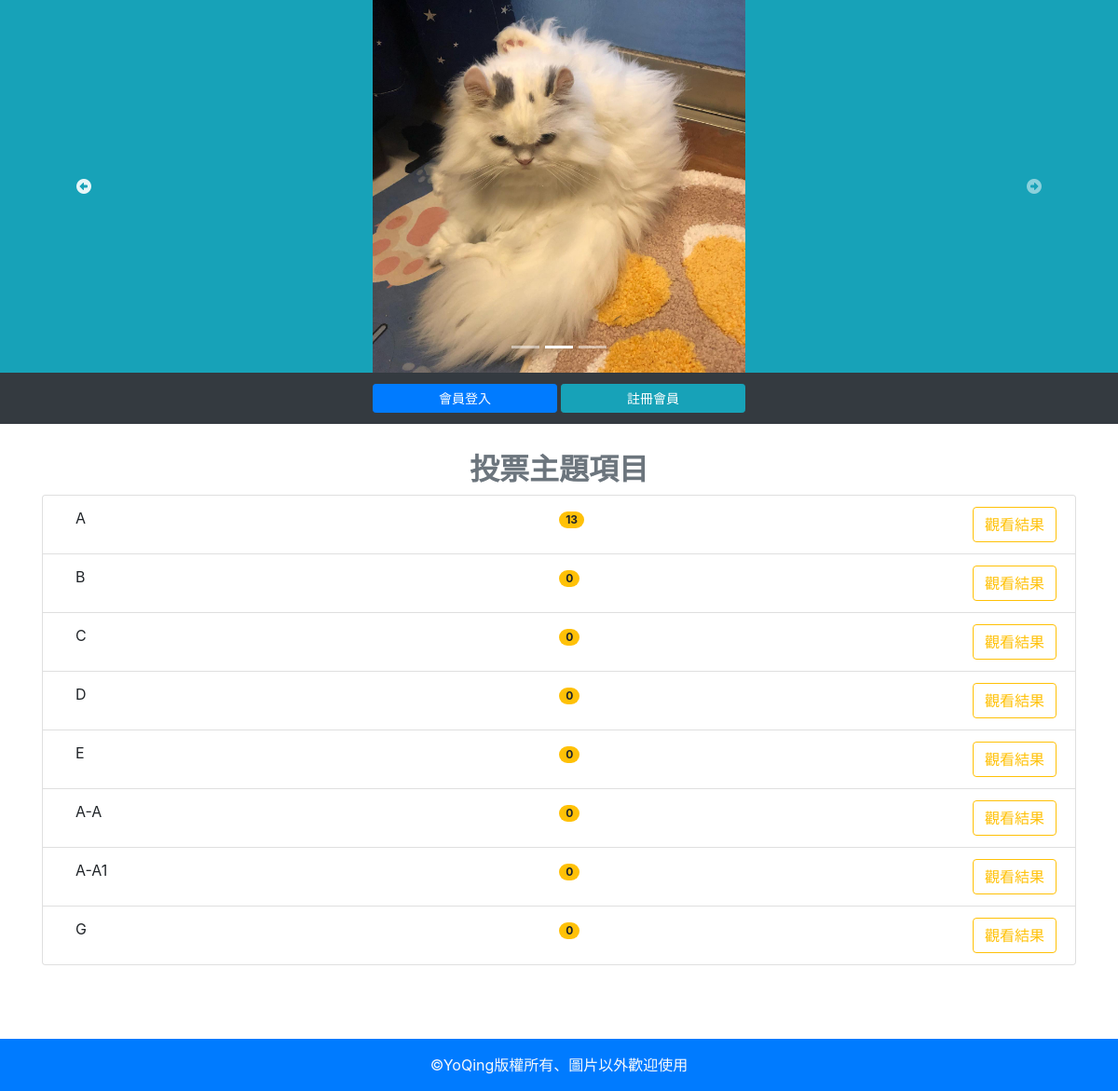
The page / on the database its author committed.
### tables this page shows
CREATE TABLE `ad` (
  `id` int(11) UNSIGNED NOT NULL,
  `name` varchar(64) NOT NULL,
  `sh` tinyint(1) UNSIGNED NOT NULL,
  `intro` varchar(64) DEFAULT NULL
);

CREATE TABLE `topics` (
  `id` int(11) UNSIGNED NOT NULL,
  `topic` varchar(128) NOT NULL
);

### db.php (called while the page is built, shortened)
<?php
    $dsn="mysql:host=localhost;charset=utf8;dbname=yovote";
    $pdo=new PDO($dsn,'root','');
    function all($table,...$arg){
    global $pdo;
    $sql="SELECT * FROM `$table` ";
    if(isset($arg[0])){
        if(is_array($arg[0])){
            foreach($arg[0] as $key=>$value){
                $tmp[]="`$key`='$value'";
            }
            $sql=$sql."where " . implode(" AND ",$tmp);
        }else{
            $sql=$sql.$arg[0];
        }
    }
    $rows=$pdo->query($sql)->fetchAll(PDO::FETCH_ASSOC);
    return $rows;
    }
    function rows($table,$array){
        global $pdo;
        $sql="SELECT count(*) FROM `$table` WHERE ";
            foreach($array as $key=>$value){
                $tmp[]="`$key`='$value'";
            }
            $sql=$sql. implode(" AND ",$tmp);
        return $pdo->query($sql)->fetchColumn();
    }
    function q($sql){
    global $pdo;
    return $pdo->query($sql)->fetchAll(PDO::FETCH_ASSOC);
    }
?>

### index.php (the view, shortened to what this page needs)
<?php
include_once "./db.php";
?>
<!DOCTYPE html>
<html lang="en">
<head>
    <link rel="stylesheet" href="https://maxcdn.bootstrapcdn.com/bootstrap/4.5.2/css/bootstrap.min.css">
    <link rel="stylesheet" href="./style/style.css">
</head>
<body>
<div class="container-fluid">
    <div class="row">
        <div class="jumbotron jumbotron-fluid p-0 mb-0 col-12" style="overflow:hidden">
            <a href="index.php">
                <div id="carouselExampleIndicators" class="carousel slide bg-info" data-ride="carousel" data-interval="2500">
                    <ol class="carousel-indicators position-absolute">
                        <li data-target="#carouselExampleIndicators" data-slide-to="0" class="active"></li>
                        <li data-target="#carouselExampleIndicators" data-slide-to="1"></li>
                        <li data-target="#carouselExampleIndicators" data-slide-to="2"></li>
                    </ol>
                    <div class="carousel-inner">
                    <?php
                        $image=all('ad',['sh'=>1]);
                        foreach($image as $key => $image2){
                        if($key==0){
                            echo "<div class='carousel-item active'>";
                        }else{
                            echo "<div class='carousel-item'>";
                        }
                        echo "<img class='d-block m-auto' style='width:400px;height:400px;' src='./image/{$image2['name']}' alt='{$image2['intro']}'>";
                        echo "</div>";
                        }
                        ?>
                    </div>
                    <a class="carousel-control-prev" href="#carouselExampleIndicators" role="button" data-slide="prev">
                        <span class="fas fa-arrow-alt-circle-left" aria-hidden="true"></span>
                    </a>
                    <a class="carousel-control-next" href="#carouselExampleIndicators" role="button" data-slide="next">
                        <span class="fas fa-arrow-alt-circle-right" aria-hidden="true"></span>
                    </a>
                </div>
            </a>
        </div>
    </div>
</div>
<div class="container-fluid">
    <div class="row">
        <nav class="col bg-dark text-light text-center p-2">
            <?php
                if(isset($_SESSION['user'])){
                    echo "<div class='mx-auto'>";
                    echo "<span>歡迎登入！{$_SESSION['user']}</span>";
                    echo "</div>";
            ?>
                    <div class='text-right'>
                    <a class="btn btn-primary" href="logout.php">登出</a>
                    </div>
            <?php
                }else{
            ?>
            <div class="align:center">
                <a class="col-2 btn btn-sm btn-primary my-1" href="?do=login">會員登入</a>
                <a class="col-2 btn btn-sm btn-info my-1" href="?do=reg">註冊會員</a>
            </div>
            <?php
            }
            ?>
        </nav>
    </div>
</div>
<div class="container">
    <div class="row">
        <div class="col-12">
            <?php
                $do=(isset($_GET['do']))?$_GET['do']:'show_vote_list';
                $file="./frontend/".$do.".php";
                if(file_exists($file)){
                        include $file;
                }else{
                        include "./frontend/show_vote_list.php";
                }
            ?>
        </div>
    </div>
</div>
<div class="p-3 text-center text-light bg-primary">&copy;YoQing版權所有、圖片以外歡迎使用</div>
</body>
</html>

### frontend/show_vote_list.php
<h2 class="text-center font-weight-bold text-secondary">投票主題項目</h2>
<?php
    $alltopics=all('topics');
        echo "<ol class='list-group'>";
        foreach ($alltopics as $key => $value) {
        if(rows('options',['topic_id'=>$value['id']]) > 0){
        echo "<li class='list-group-item'>";
        if(isset($_SESSION['user'])){
            echo "<a class='d-inline-block col-md-6' href='index.php?do=vote&id={$value['id']}'>";
            echo $value['topic'];
            echo "</a>";
        }else{
            echo "<span class='d-inline-block col-md-6'>".$value['topic']."</span>";
        }
        $count=q("select sum(`count`) as '總計' from `options` where `topic_id`='{$value['id']}'");
        echo "<a class='badge badge-pill badge-warning' href='?do=vote_result&id={$value['id']}'>";
        echo $count[0]['總計'];
        echo "</a>";
        echo "<a class='float-right' href='?do=vote_result&id={$value['id']}'>";
        echo "<button type='button' class='btn btn-outline-warning'>觀看結果</button>";
        echo "</a>";
        echo "</li>";
            }
            }
        echo "</ol>";
?>

### index.php (style rules this page uses)
.container { min-height: 600px; margin: 30px auto; }

### rows shown on the page
ad: name (picture)
topics: topic "A", 總計 "13"
topics: topic "B", 總計 "0"
topics: topic "C", 總計 "0"
topics: topic "D", 總計 "0"
topics: topic "E", 總計 "0"
topics: topic "A-A", 總計 "0"
topics: topic "A-A1", 總計 "0"
topics: topic "G", 總計 "0"
